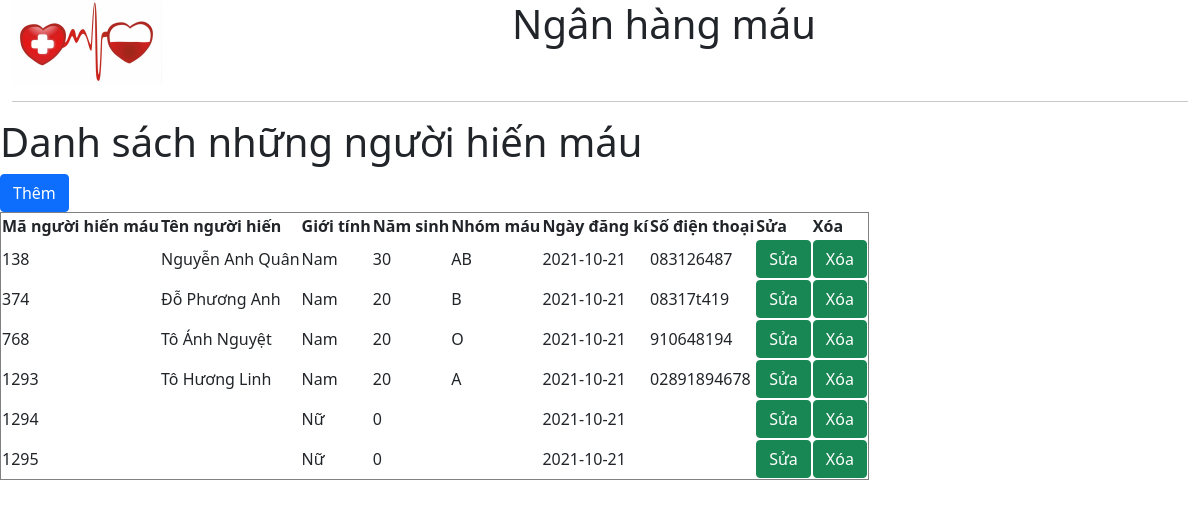
The page / on the database its author committed.
### tables this page shows
CREATE TABLE `blood_donor` (
  `bd_id` int(11) NOT NULL,
  `bd_name` varchar(50) NOT NULL,
  `bd_sex` tinyint(1) NOT NULL,
  `bd_age` int(11) NOT NULL,
  `bd_bgroup` varchar(10) NOT NULL,
  `bd_reg_date` date NOT NULL DEFAULT current_timestamp(),
  `bd_phno` varchar(12) NOT NULL
);

### index.php (the view, shortened to what this page needs)
<?php
include('header.php');
?>
<h1>Danh sách những người hiến máu</h1>
<a href="add_person.php"><button type="button" class="btn btn-primary">Thêm</button></a>
<?php
    $conn = mysqli_connect('localhost', 'root', '', 'quanlinganhangmau','3306');
    $sql ="Select * from blood_donor";
    $result = mysqli_query($conn, $sql);
    echo "<table border='1'>";
    echo "<tr>";
    echo "<th>Mã người hiến máu</th>";
    echo "<th>Tên người hiến</th>";
    echo "<th>Giới tính</th>";
    echo "<th>Năm sinh</th>";
    echo "<th>Nhóm máu</th>";
    echo "<th>Ngày đăng kí</th>";
    echo "<th>Số điện thoại</th>";
    echo"<th>Sửa</th>";
    echo"<th>Xóa</th>";
    echo "</tr>";
    if(mysqli_num_rows($result)>0){
        while($row=mysqli_fetch_assoc($result)){
            echo "<tr>";
            echo "<td>".$row['bd_id']."</td>";
            echo "<td>".$row['bd_name']."</td>";
            if($row['bd_sex']=='1')
            echo "<td>Nam</td>";
            else
            echo "<td>Nữ</td>";
            echo "<td>".$row['bd_age']."</td>";
            echo "<td>".$row['bd_bgroup']."</td>";
            echo "<td>".$row['bd_reg_date']."</td>";
            echo "<td>".$row['bd_phno']."</td>";
            $id = $row['bd_id'];
            echo'<td><a href="sua.php?id=<?'.$row['bd_id'].'; ?>"><button type="button" class="btn btn-success">Sửa</button></a></td>';
            echo'<td><a href="delete.php?id='.$id.'"><button type="button" class="btn btn-success">Xóa</button></a></td>';
            echo "<tr>";
        }
    }
    echo "</table>";
?>
</body>
</html>

### header.php (shortened to what this page needs)
<!doctype html>
<html lang="en">
  <head>
    <link href="https://cdn.jsdelivr.net/npm/bootstrap@5.0.2/dist/css/bootstrap.min.css" rel="stylesheet">
  </head>
  <body>
    <div class="container-fluid">
        <div class="row">
            <div class="col-md-5">
                <img src="img/logomau.png" alt="logo" class="img-fluid" width="150px">
            </div>
            <div class = "col-md-7">
                <h1 class="float-left">Ngân hàng máu</h1>
</div>
        </div>
        <hr>
    </div>

### rows shown on the page
blood_donor: bd_id "138", bd_name "Nguyễn Anh Quân", bd_sex "Nam", bd_age "30", bd_bgroup "AB", bd_reg_date "2021-10-21", bd_phno "083126487"
blood_donor: bd_id "374", bd_name "Đỗ Phương Anh", bd_sex "Nam", bd_age "20", bd_bgroup "B", bd_reg_date "2021-10-21", bd_phno "08317t419"
blood_donor: bd_id "768", bd_name "Tô Ánh Nguyệt", bd_sex "Nam", bd_age "20", bd_bgroup "O", bd_reg_date "2021-10-21", bd_phno "910648194"
blood_donor: bd_id "1293", bd_name "Tô Hương Linh", bd_sex "Nam", bd_age "20", bd_bgroup "A", bd_reg_date "2021-10-21", bd_phno "02891894678"
blood_donor: bd_id "1294", bd_sex "Nữ", bd_age "0", bd_reg_date "2021-10-21"
blood_donor: bd_id "1295", bd_sex "Nữ", bd_age "0", bd_reg_date "2021-10-21"
